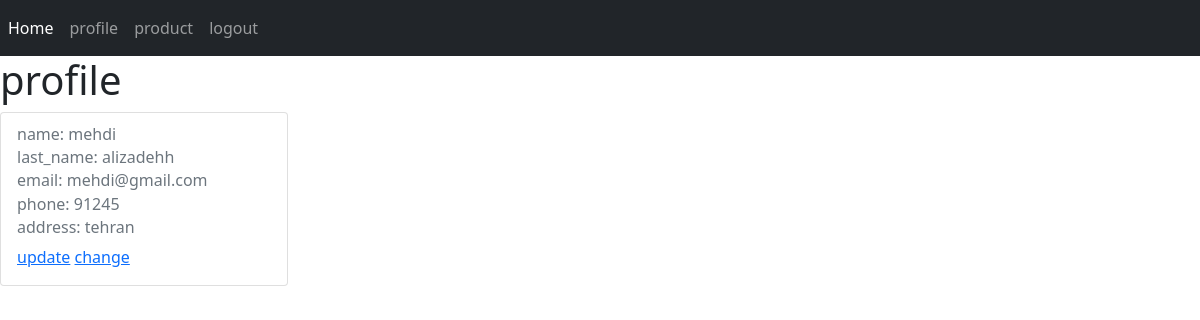
Page /accounts/profile/ (signed in) on the committed database.
### accounts/models.py (models this page shows, shortened)
class Profile(models.Model):
    user = models.OneToOneField(User, on_delete=models.CASCADE) #har karbar yek safhe darad pas yek be yek ast.
    phone = models.IntegerField(null=True, blank=True)
    address = models.CharField(max_length=200 , null=True, blank= True)

### accounts/views.py (the view)
# urls.py: path('profile/', views.user_profile, name='profile'),
@login_required(login_url='accounts:login')
def user_profile(request):
    profile = Profile.objects.get(user_id=request.user.id)
    return render(request, 'accounts/profile.html',{'profile':profile})

### accounts/templates/accounts/profile.html (shortened to what this page needs)
{% extends 'base.html' %}
{% block body %}
<h1>profile</h1>
<div class="card" style="width: 18rem;">
    <div class="card-body">
        <h6 class="card-subtitle mb-2 text-muted">name: {{profile.user.first_name}}</h6>
        <h6 class="card-subtitle mb-2 text-muted">last_name: {{profile.user.last_name}}</h6>
        <h6 class="card-subtitle mb-2 text-muted">email: {{profile.user.email}}</h6>
        <h6 class="card-subtitle mb-2 text-muted">phone: {{ profile.phone }}</h6>
        <h6 class="card-subtitle mb-2 text-muted">address: {{profile.address}}</h6>
        <a href="{% url 'accounts:update'%}">update</a>
        <a href="{% url 'accounts:change' %}">change</a>
    </div>
  </div>
{% endblock %}

### rows in the picture
Profile: user.first_name "mehdi", user.last_name "alizadehh", user.email "mehdi@gmail.com", phone "91245", address "tehran"
